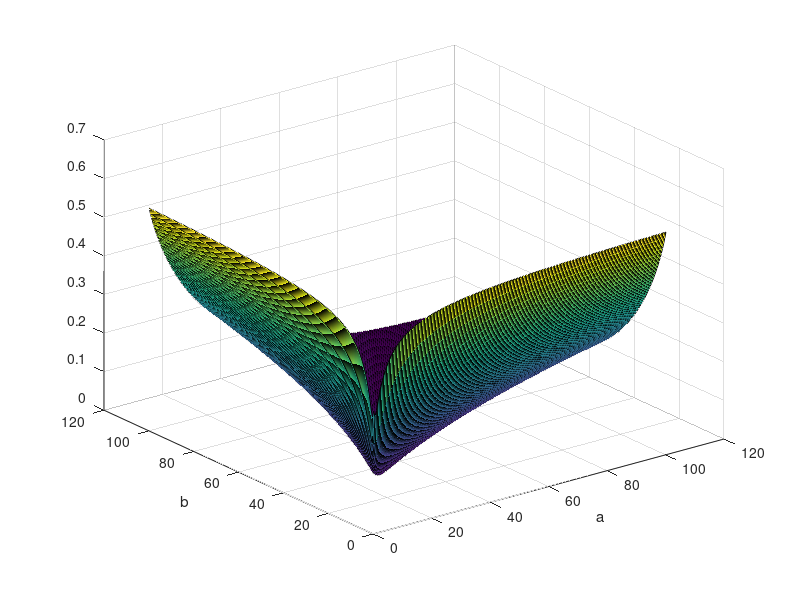

Recreate this plot in MATLAB. (Note: this script raises an error after producing the figure.)
%% Binary Asymetric Channel with Beta Distributed Alpha, fixed Beta = 0.25
% Maximising I(X;Y|alpha,beta) over a and b assuming X is uniformly distributed
%a are the rows, b are the columns
be = 0.25;
Hb = -be.*log2(be)-(1-be).*log2(1-be);
size = 2;
mx = 100;
HYgivenAlphaandBeta = zeros(mx*size);
HYgivenXandAlphaandBeta = zeros(mx*size);
IXandYgivenAlphaandBeta = zeros(mx*size);
vec = 1/size:1/size:mx + 1/size;
for a = vec
    for b = vec
%         % Entropy of relevant stuff
%         Hyab = @(alpha) -(alpha.^(a-1).*(1-alpha).^(b-1).* ...
%             ((alpha+1-be).*log2((alpha+1-be)./2) + ...
%             (be+1-alpha).*log2((be+1-alpha)./2) ))./...
%             (2.*(beta(a,b)));
% 
%         HYgivenAlphaandBeta(round(size*a),round(size*b)) = integral(Hyab,0,1,'RelTol', 1e-4, 'AbsTol', 1e-6);

        Hyxab = @(alpha) ((alpha.^(a-1)).*(1-alpha).^(b-1)).*...
            ((-alpha.*log2(alpha)-(1-alpha).*log2(1-alpha)) + ...
            Hb)./...
            (2.*(beta(a,b)));
        
        HYgivenXandAlphaandBeta(round(size*a),round(size*b)) = integral(Hyxab,0,1,'RelTol', 1e-4, 'AbsTol', 1e-6);
        
        
        % Mutual Information
%         IXandYgivenAlphaandBeta(round(size*a),round(size*b)) = ...
%             HYgivenAlphaandBeta(round(size*a),round(size*b)) -...
%             HYgivenXandAlphaandBeta(round(size*a),round(size*b));
        IXandYgivenAlphaandBeta(round(size*a),round(size*b)) = 1 - HYgivenXandAlphaandBeta(round(size*a),round(size*b));
    end
end
%% Plotting results
surf(vec,vec,IXandYgivenAlphaandBeta)
xlabel('a')
ylabel('b')
[M,I] = max(IXandYgivenAlphaandBeta,[],'all')